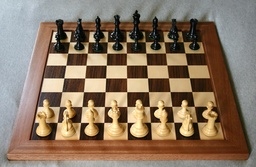
#> input picture chessboard.jpeg, 256 x 167 px, shrunk from 1280 x 833 before the run, found by its file name
$ python hw2_ex3_harris_corner_fkraehenbuehl.py   (older library calls are emulated)
#> lines starting #> are read from the running program, lines starting #| are printed output that depends on the picture
""" 3 Corner detection """

# Imports
import numpy as np
import matplotlib.pyplot as plt
#import hw2_ex1_linear_filtering_template as ex1
from scipy.ndimage import gaussian_filter1d
from math import ceil, floor
from scipy import signal
from scipy import ndimage, misc
import numpy as np
from PIL import Image
import cv2

#import hw2_ex1_linear_filtering_fkraehenbuehl as ex1

from scipy import signal as sig
plt.rcParams['image.cmap'] = 'gray'
from scipy.signal import convolve2d, convolve
from skimage import color, io
import pdb
from scipy.ndimage import gaussian_filter


# Load the image, convert to float and grayscale
#img = io.imread('chessboard.jpg')
img = io.imread('C:\\Users\\FlipFlop\\Documents\\UniBE\\Sem2_IntroToImageAnal\\hw2_handout\\chessboard.jpeg')
#> img is the input picture: shape (167, 256, 3); mean R, G, B 137.6, 117.7, 98.2
img = color.rgb2gray(img)
#> img: shape (167, 256) float64

# 3.1
# Write a function myharris(image) which computes the harris corner for each pixel in the image. The function should return the R
# response at each location of the image.
# HINT: You may have to play with different parameters to have appropriate R maps.
# Try Gaussian smoothing with sigma=0.2, Gradient summing over a 5x5 region around each pixel and k = 0.1.)
def myharris(image, w_size, sigma, k):
    # This function computes the harris corner for each pixel in the image
    # INPUTS
    # @image    : a 2-D image as a numpy array
    # @w_size   : an integer denoting the size of the window over which the gradients will be summed
    # sigma     : gaussian smoothing sigma parameter
    # k         : harris corner constant
    # OUTPUTS
    # @R        : 2-D numpy array of same size as image, containing the R response for each image location

    ### your code should go here ###
    # compute derivatives and smooth
    # https://muthu.co/harris-corner-detector-implementation-in-python/
#> called with w_size = 5, sigma = 0.2, k = 0.1
    height, width = image.shape
#> height = 167; width = 256
    offset = int(w_size/2)

    def gradient_x(imggray):
        ##Sobel operator kernels.
        kernel_x = np.array([[-1, 0, 1], [-2, 0, 2], [-1, 0, 1]])
        return sig.convolve2d(imggray, kernel_x, mode='same')

    def gradient_y(imggray):
        kernel_y = np.array([[1, 2, 1], [0, 0, 0], [-1, -2, -1]])
        return sig.convolve2d(imggray, kernel_y, mode='same')

    I_x = gradient_x(image)
    I_y = gradient_y(image)

    Ixx = gaussian_filter(I_x ** 2, sigma=sigma)
    Ixy = gaussian_filter(I_y * I_x, sigma=sigma)
    Iyy = gaussian_filter(I_y ** 2, sigma=sigma)
    #
    # # determinant
    # detA = Ixx * Iyy - Ixy ** 2
    # # trace
    # traceA = Ixx + Iyy
    #
    # R = detA - k * traceA ** 2
    Sxx=np.zeros((height,width))
    Sxy = np.zeros((height, width))
    Syy = np.zeros((height, width))
    for y in range(offset, height-offset):
        for x in range(offset, width-offset):
            Sxx[y][x] = np.sum(Ixx[y - offset:y + 1 + offset, x - offset:x + 1 + offset])
            Syy[y][x] = np.sum(Iyy[y - offset:y + 1 + offset, x - offset:x + 1 + offset])
            Sxy[y][x] = np.sum(Ixy[y - offset:y + 1 + offset, x - offset:x + 1 + offset])
    # Find determinant and trace, use to get corner response
    det = (Sxx * Syy) - (Sxy ** 2)
    trace = Sxx + Syy
    R = det - k * (trace ** 2)

    return R

w_size=5
sigma=0.2
k=0.1

# 3.2
# Evaluate myharris on the image
R = myharris(img, w_size, sigma, k)
plt.imshow(R)
plt.colorbar()
plt.show()


# 3.3
# Repeat with rotated image by 45 degrees
# HINT: Use scipy.ndimage.rotate() function
angle=45
img_rotated = ndimage.rotate(img, angle)   ### your code should go here ##
R_rotated = myharris(img_rotated, w_size, sigma, k)
#> call 2 of myharris, with w_size = 5, sigma = 0.2, k = 0.1
#> after the loop in myharris (call 2), `for y in range(offset, height-offset):`:
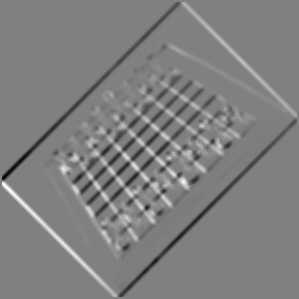
#> Sxy: shape (299, 299) float64; min -56.28, max 55.71, mean -0.2; drawn with min black and max white
#> after the loop in myharris (call 2), `for y in range(offset, height-offset):`:
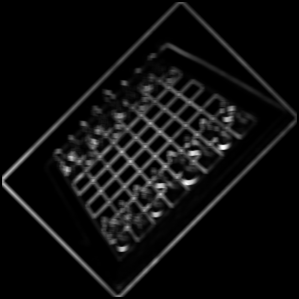
#> Syy: shape (299, 299) float64; min 0, max 80.39, mean 4.7; drawn with min black and max white
plt.imshow(R_rotated)
plt.colorbar()
plt.show()


# 3.4
# Repeat with downscaled image by a factor of half
# HINT: Use scipy.misc.imresize()scipy.misc.imresize() function
size=0.5
#img_scaled = misc.imresize(img,size)    ### your code should go here ###
img_scaled = cv2.resize(img, (0,0), fx=0.5, fy=0.5)

R_scaled = myharris(img_scaled, w_size, sigma, k)
#> call 3 of myharris, with w_size = 5, sigma = 0.2, k = 0.1
#> after the loop in myharris (call 3), `for y in range(offset, height-offset):`:
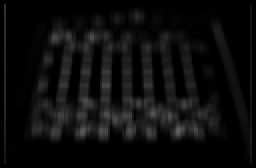
#> Sxx: shape (84, 128) float64 (shown 2 times larger); min 0, max 100.1, mean 12.9
#> after the loop in myharris (call 3), `for y in range(offset, height-offset):`:
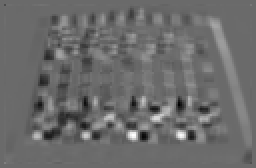
#> Sxy: shape (84, 128) float64 (shown 2 times larger); min -17.72, max 24.64, mean 0.2; drawn with min black and max white
#> after the loop in myharris (call 3), `for y in range(offset, height-offset):`:
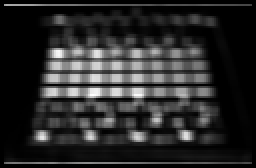
#> Syy: shape (84, 128) float64 (shown 2 times larger); min 0, max 74.81, mean 12.5; drawn with min black and max white
#> in myharris (call 3), `R = det - k * (trace ** 2)`:
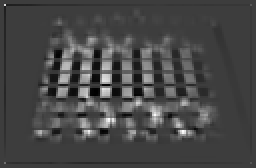
#> R: shape (84, 128) float64 (shown 2 times larger); min -498.4, max 1569.4, mean 82; drawn with min black and max white
plt.imshow(R_scaled)
plt.colorbar()
plt.show()
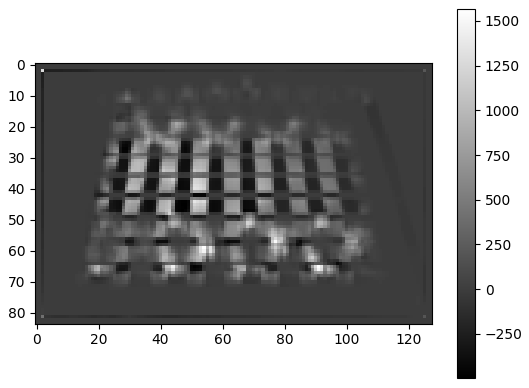
#> figure drawn by matplotlib, 2 panels

$ run again, with bird.jpg copied over chessboard.jpeg
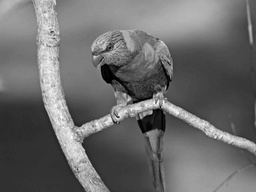
#> input picture bird.jpg, 256 x 192 px, shrunk from 640 x 480 before the run, found by its file name
#> img is the input picture: shape (192, 256); min 0, max 254, mean 107.5
#> Ixx: shape (317, 317) int64
#> Ixy: shape (317, 317) int64
#> Iyy: shape (317, 317) int64
#> det: shape (317, 317) float64
#> trace: shape (317, 317) float64
#> R: shape (317, 317) float64
#> Ixx: shape (96, 128) int64
#> Ixy: shape (96, 128) int64
#> Iyy: shape (96, 128) int64
#> after the loop in myharris (call 3), `for y in range(offset, height-offset):`:
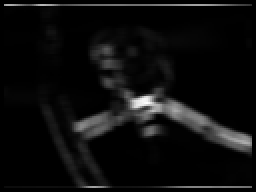
#> Syy: shape (96, 128) float64 (shown 2 times larger); min 0, max 3850026, mean 204010.6; drawn with min black and max white
#> det: shape (96, 128) float64
#> trace: shape (96, 128) float64
#> R: shape (96, 128) float64
#> `plt.show()`:
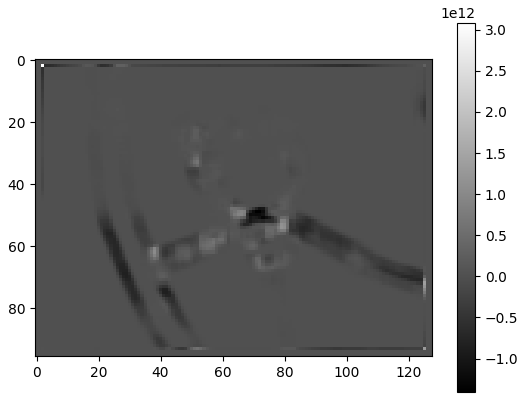
#> figure drawn by matplotlib, 2 panels
